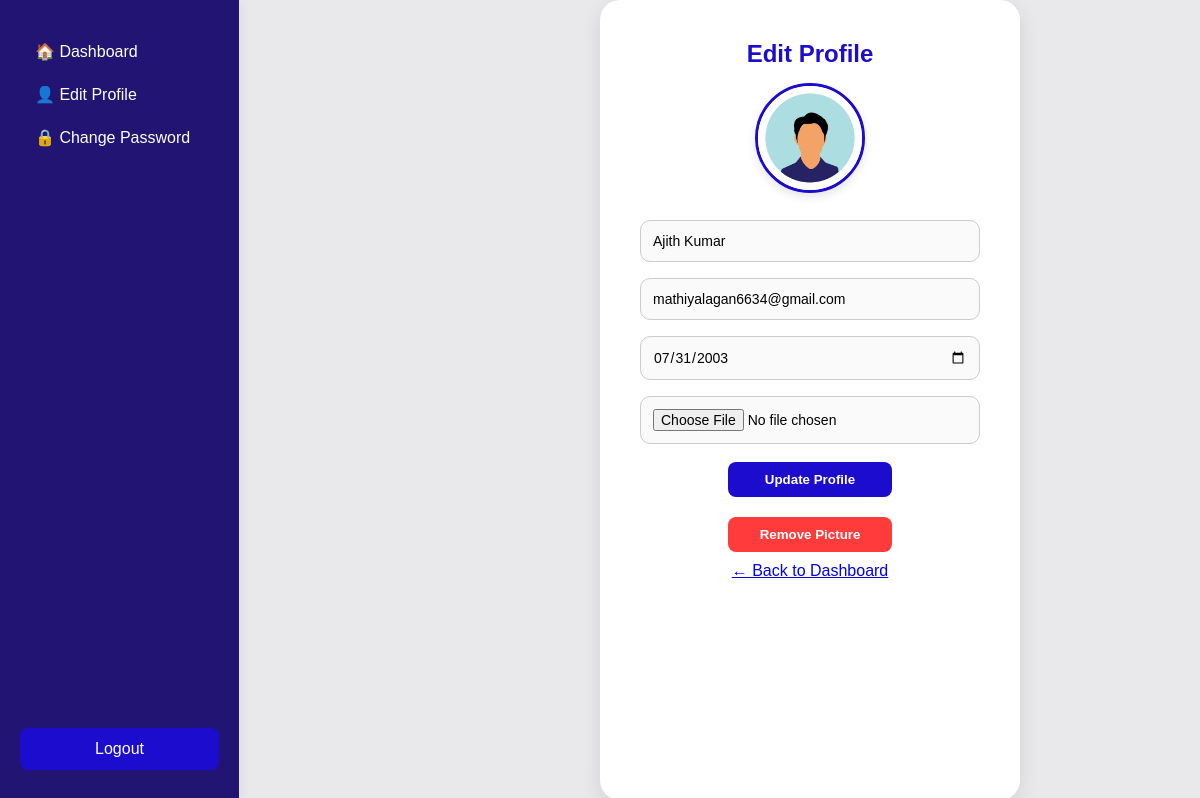
Screenshot of /edit-profile (signed in) with the database file from the repository.
### tables this page shows
CREATE TABLE users (
            id INTEGER PRIMARY KEY AUTOINCREMENT,
            username TEXT,
            email TEXT,
            mobile TEXT UNIQUE,
            password TEXT,
            date_of_birth TEXT,
            profile_pic TEXT,
            role TEXT DEFAULT 'user'
        );

### app.py (the view, shortened to what this page needs)
@app.route("/edit-profile", methods=["GET", "POST"])
@login_required
def edit_profile():
    db = get_db()
    user = db.execute("SELECT * FROM users WHERE id=?", (session["user_id"],)).fetchone()
    return render_template("editprofile.html", user=user)

### app.py (called while the page is built)
def get_db():
    if "db" not in g:
        g.db = sqlite3.connect(DB_PATH, detect_types=sqlite3.PARSE_DECLTYPES|sqlite3.PARSE_COLNAMES)
        g.db.row_factory = sqlite3.Row
    return g.db

def login_required(f):
    @wraps(f)
    def decorated(*args, **kwargs):
        if "user_id" not in session:
            return redirect(url_for("login"))
        return f(*args, **kwargs)
    return decorated

### templates/editprofile.html (shortened to what this page needs)
<!DOCTYPE html>
<html lang="en">
<head>
</head>
<body>
<div class="sidebar">
  <a href="{{ url_for('dashboard') }}">🏠 Dashboard</a>
  <a href="{{ url_for('edit_profile')}}">👤 Edit Profile</a>
  <a href="{{ url_for('change_password')}}">🔒 Change Password</a>
  <a href="{{ url_for('login') }}" class="logout">Logout</a>
</div>
  <div class="card">
    <h2>Edit Profile</h2>
    {% if user.profile_pic %}
      <img class="profile-pic" src="/static/uploads/{{ user.profile_pic }}" alt="Profile Picture">
    {% else %}
      <img class="profile-pic" src="https://via.placeholder.com/100" alt="Default Profile">
    {% endif %}
    <form method="post" enctype="multipart/form-data">
      <input type="text" name="username" value="{{ user.username }}" required>
      <input type="email" name="email" value="{{ user.email }}" required>
      <input type="date" name="dob" value="{{ user.date_of_birth }}" required>
      <input type="file" name="profile_pic" accept="image/*">
      <button type="submit" class="update-btn">Update Profile</button>
      <button type="submit" name="remove_pic" class="remove-btn">Remove Picture</button>
    </form>
    <a href="{{ url_for('dashboard') }}">← Back to Dashboard</a>
  </div>
</body>
</html>

### templates/editprofile.html (style rules this page uses)
* { margin: 0; padding: 0; box-sizing: border-box; font-family: "Poppins", sans-serif; }
body { display: flex; height: 100vh; background: #e9e9eb; overflow: hidden; }
.sidebar { width: 240px; background: rgb(34, 20, 114); border-right: 1px solid #e6e6e6; display: flex; flex-direction: column; align-items: flex-start; padding: 30px 20px; box-shadow: 2px 0 10px rgba(0,0,0,0.05); }
.sidebar a { text-decoration: none; color: white; width: 100%; display: flex; align-items: center; gap: 10px; padding: 12px 15px; border-radius: 8px; font-weight: 500; transition: 0.3s; }
.sidebar .logout { margin-top: auto; background: #1c0ccd; color: #fff; justify-content: center; }
.card { background: #fff; border-radius: 20px; padding: 40px; width: 420px; box-shadow: 0 6px 20px rgba(0, 0, 0, 0.1); text-align: center; transition: all 0.3s ease; margin-left: 30%; }
img.profile-pic { width: 110px; height: 110px; border-radius: 50%; object-fit: cover; margin-bottom: 15px; border: 3px solid #1c0ccd; box-shadow: 0 4px 10px rgba(0, 0, 0, 0.1); }
h2 { color: #1c0ccd; margin-bottom: 15px; }
input[type="text"], input[type="email"], input[type="date"], input[type="file"] { width: 100%; padding: 12px; margin: 8px 0; border: 1px solid #ccc; border-radius: 10px; font-size: 14px; transition: 0.3s ease; background-color: #fafafa; }
button { width: 48%; padding: 10px; margin: 10px 1%; border: none; border-radius: 8px; font-weight: bold; cursor: pointer; transition: 0.3s ease; }
.update-btn { background: #1c0ccd; color: white; }
.remove-btn { background: #ff3b3b; color: white; }

### rows the page displays
users: profile_pic (picture), username "Ajith Kumar", email "mathiyalagan6634@gmail.com", dob "07/31/2003"
